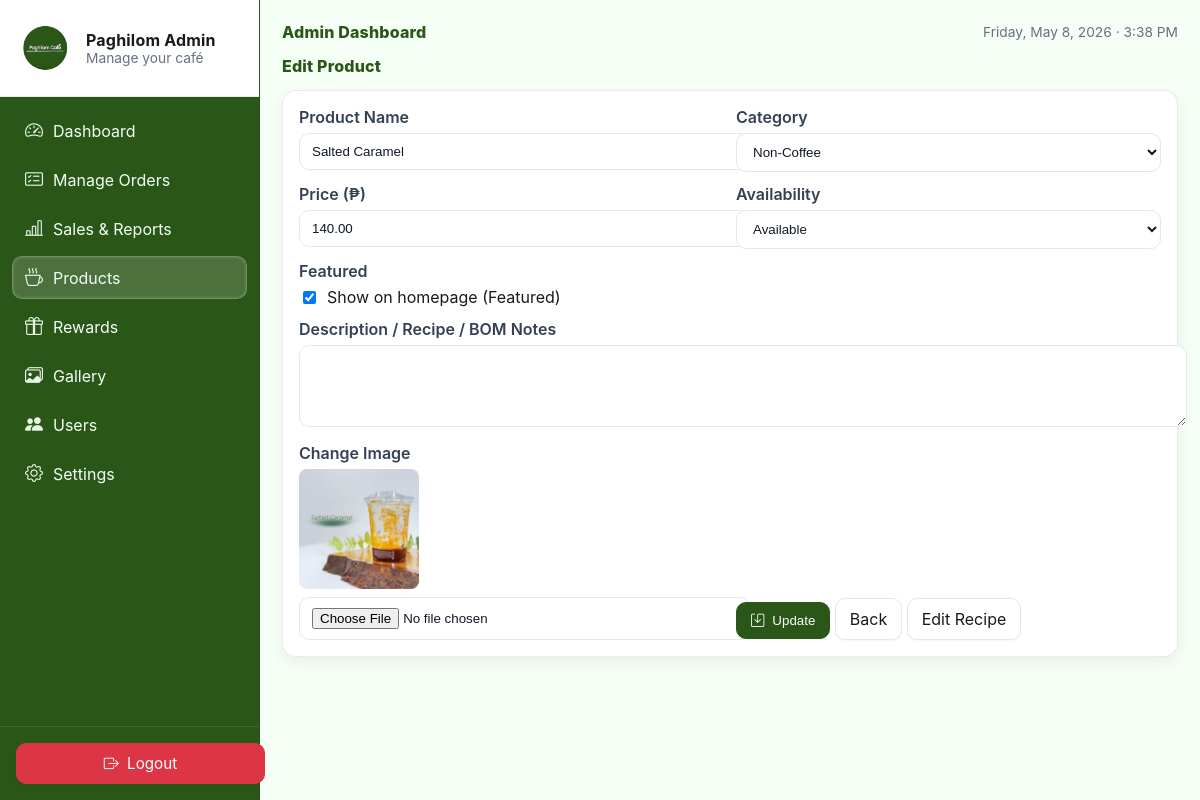
The app's page /admin/products/edit_product.php?id=10 with its own data.
### tables this page shows
CREATE TABLE `products` (
  `id` int(11) NOT NULL,
  `name` varchar(255) NOT NULL,
  `description` text DEFAULT NULL,
  `price` decimal(10,2) NOT NULL DEFAULT 0.00,
  `cost_price` decimal(10,2) DEFAULT NULL,
  `category_id` int(11) DEFAULT NULL,
  `stock_qty` int(11) NOT NULL DEFAULT 0,
  `low_stock_threshold` int(11) NOT NULL DEFAULT 10,
  `restock_target` int(11) NOT NULL DEFAULT 0,
  `lead_time_days` int(11) NOT NULL DEFAULT 0,
  `last_low_alert_at` datetime DEFAULT NULL,
  `is_featured` tinyint(1) NOT NULL DEFAULT 0,
  `is_active` tinyint(1) NOT NULL DEFAULT 1,
  `badge` varchar(50) DEFAULT '',
  `image` varchar(255) DEFAULT NULL,
  `sort_order` int(11) NOT NULL DEFAULT 0,
  `created_at` timestamp NOT NULL DEFAULT current_timestamp(),
  `updated_at` timestamp NOT NULL DEFAULT current_timestamp() ON UPDATE current_timestamp(),
  `allow_hot` tinyint(1) NOT NULL DEFAULT 0,
  `allow_cold` tinyint(1) NOT NULL DEFAULT 0
);

CREATE TABLE `categories` (
  `id` int(11) NOT NULL,
  `name` varchar(255) NOT NULL,
  `description` text DEFAULT NULL,
  `image` varchar(255) DEFAULT NULL,
  `low_stock_threshold` int(11) DEFAULT 10,
  `sort_order` int(11) NOT NULL DEFAULT 0,
  `is_active` tinyint(1) NOT NULL DEFAULT 1,
  `created_at` timestamp NOT NULL DEFAULT current_timestamp(),
  `updated_at` timestamp NOT NULL DEFAULT current_timestamp() ON UPDATE current_timestamp()
);

CREATE TABLE `product_images` (
  `id` int(11) NOT NULL,
  `product_id` int(11) NOT NULL,
  `filename` varchar(255) NOT NULL,
  `is_cover` tinyint(1) NOT NULL DEFAULT 0,
  `sort_order` int(11) NOT NULL DEFAULT 0,
  `created_at` timestamp NOT NULL DEFAULT current_timestamp()
);

### config.php (called while the page is built, shortened)
<?php
if (!function_exists('e')) {
    function e($s){ return htmlspecialchars($s ?? '', ENT_QUOTES, 'UTF-8'); }
}
?>

### admin/products/edit_product.php (the view, shortened to what this page needs)
<?php include dirname(__DIR__).'/includes/header.php';
$db=db(); $id=(int)($_GET['id'] ?? 0); $msg=null; $err=null;
$r=$db->query("SELECT * FROM products WHERE id=".$id); $row=$r?$r->fetch_assoc():null;
$cats=[]; $rc=$db->query("SELECT id,name FROM categories WHERE is_active=1 ORDER BY sort_order,name"); while($rc && ($c=$rc->fetch_assoc())) $cats[]=$c;
$imgRow = $db->query("SELECT filename FROM product_images WHERE product_id=".$id." ORDER BY is_cover DESC,id DESC LIMIT 1");
$img = ($imgRow && ($ir=$imgRow->fetch_assoc())) ? (APP_URL.'uploads/products/'.$ir['filename']) : (APP_URL.'assets/img/placeholder.php?w=400&h=400&text=No+Image');
?>
<div class="topbar"><div class="title">Edit Product</div></div>
<div class="card"><div class="card-body">
  <form method="post" enctype="multipart/form-data" style="display:grid;grid-template-columns:repeat(2,1fr);gap:12px;align-items:start;">
    <div><label class="label">Product Name</label><input class="input" name="name" value="<?= e($row['name']) ?>" required></div>
    <div><label class="label">Category</label><select class="input" name="category_id"><option value="0">Uncategorized</option><?php foreach($cats as $c): ?><option value="<?= (int)$c['id'] ?>" <?= ((int)$row['category_id']===(int)$c['id'])?'selected':'' ?>><?= e($c['name']) ?></option><?php endforeach; ?></select></div>
    <div><label class="label">Price (₱)</label><input class="input" type="number" step="0.01" min="0" name="price" value="<?= e($row['price']) ?>" required></div>
    <div><label class="label">Availability</label><select class="input" name="is_active"><option value="1" <?= $row['is_active']?'selected':'' ?>>Available</option></select></div>
    <div><label class="label">Featured</label><label style="display:flex;gap:8px;align-items:center;"><input type="checkbox" name="is_featured" value="1" <?= ((int)$row['is_featured'])?'checked':'' ?>> <span>Show on homepage (Featured)</span></label></div>
    <div style="grid-column: span 2;"><label class="label">Description / Recipe / BOM Notes</label><textarea class="input" name="description" rows="4"><?= e($row['description']) ?></textarea></div>
    <div><label class="label">Change Image</label><img src="<?= e($img) ?>" alt="cover" style="display:block;width:120px;height:120px;object-fit:cover;border-radius:8px;margin-bottom:8px;"><input class="input" type="file" name="image" accept="image/*"></div>
    <div style="align-self:end"><button class="btn primary" type="submit"><i class="bi bi-save"></i> Update</button> <a class="btn" href="index.php">Back</a> <a class="btn" href="view_recipe.php?id=<?= (int)$id ?>">Edit Recipe</a></div>
  </form>
</div></div>
<?php include dirname(__DIR__).'/includes/footer.php'; ?>

### admin/assets/css/owner.css (style rules this page uses)
:root { --owner-bg: #F6FFF6; --owner-sidebar: #2A5618; --owner-card: #ffffff; --owner-line: rgba(0, 0, 0, 0.08); --owner-text: #1a1a1a; --owner-muted: #667085; --owner-accent: #2A5618; --owner-accent-2: #1f4012; --owner-badge: #eaf7ec; --sidebar-width: 260px; --header-height: 60px; --mobile-breakpoint: 992px; --tablet-breakpoint: 1200px; }
html, body { height: 100%; }
body { margin: 0; background: var(--owner-bg); color: var(--owner-text); font-family: Inter, system-ui, -apple-system, Segoe UI, Roboto, Helvetica, Arial, sans-serif; }
.topbar { display: flex; align-items: center; justify-content: space-between; margin-bottom: 14px; }
.topbar .title { font-weight: 800; letter-spacing: .2px; color: var(--owner-accent) }
.card { background: var(--owner-card); border: 1px solid var(--owner-line); border-radius: 14px; box-shadow: 0 6px 16px rgba(0, 0, 0, .06); }
.card-body { padding: 16px }
.btn { display: inline-flex; align-items: center; gap: 8px; padding: 10px 14px; background: #ffffff; border: 1px solid #e4e7ec; border-radius: 10px; color: #1a1a1a; text-decoration: none; box-shadow: 0 1px 2px rgba(16, 24, 40, .04) }
.btn.primary { background: var(--owner-accent); border-color: var(--owner-accent); color: #fff }
.input, select { background: #fff; border: 1px solid #e4e7ec; padding: 10px 12px; border-radius: 10px; color: #101828; width: 100% }
.label { display: block; margin-bottom: 6px; color: #344054; font-weight: 600 }

### records on screen
products: name "Salted Caramel", category_id "Non-Coffee", price "140.00", is_active "Available", is_featured "☑"
product_images: filename (picture)
